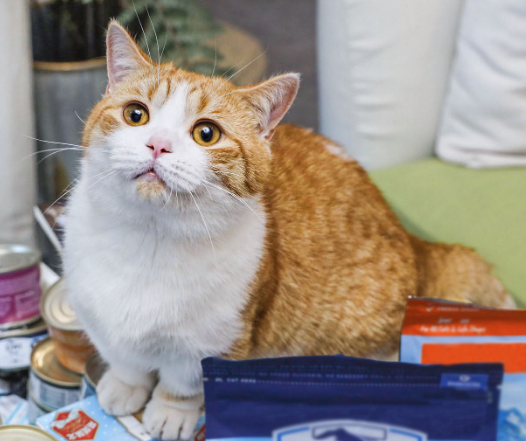
//> input picture pictures/zhupi.png, 526 x 441 px
$ ./Sobel   (built with g++ and OpenCV 4)
//> lines starting //> are read from the running program, lines starting //| are printed output that depends on the picture
#include <opencv2/opencv.hpp>
#include<opencv2/highgui/highgui.hpp>
#include<opencv2/imgproc/imgproc.hpp>

using namespace cv;
//-----------------------------------【main( )函数】--------------------------------------------
//            描述：控制台应用程序的入口函数，我们的程序从这里开始
//-----------------------------------------------------------------------------------------------
int main( )
{
    //【0】创建 grad_x 和 grad_y 矩阵
    Mat grad_x, grad_y;
    Mat abs_grad_x, abs_grad_y,dst;

    //【1】载入原始图
    Mat src = imread("../../pictures/zhupi.png");
//> src is the input picture: 441 rows x 526 cols, CV_8UC3; mean B, G, R 134.6, 141.4, 152
    if(!src.data){printf("读入图像错误！\n");return false;}

    //【2】显示原始图
    imshow("【原始图】sobel边缘检测", src);


    int ksize = 1;
    //【3】求 X方向梯度
    Sobel( src, grad_x, CV_16S, 1, 0, ksize, 1, 1, BORDER_DEFAULT );
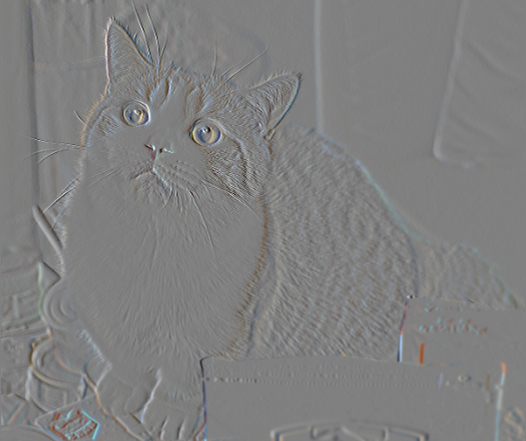
//> grad_x: 441 rows x 526 cols, CV_16SC3; mean B, G, R 0.9, 1, 1; drawn with min black and max white
    convertScaleAbs( grad_x, abs_grad_x );
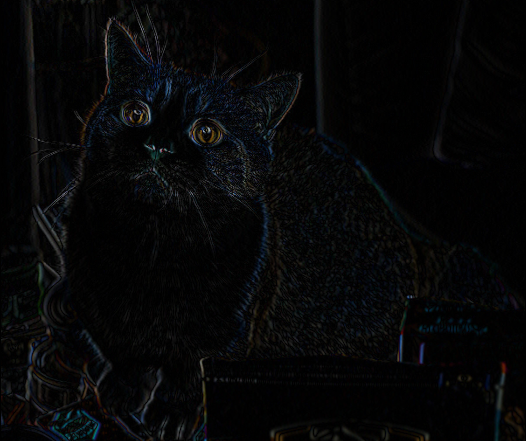
//> abs_grad_x: 441 rows x 526 cols, CV_8UC3; mean B, G, R 7.4, 6.9, 6.4
    imshow("【效果图】 X方向Sobel", abs_grad_x);

    //【4】求Y方向梯度
    Sobel( src, grad_y, CV_16S, 0, 1, ksize, 1, 1, BORDER_DEFAULT );
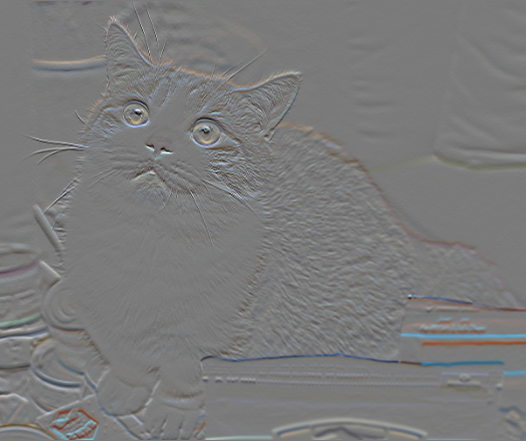
//> grad_y: 441 rows x 526 cols, CV_16SC3; mean B, G, R 1.2, 1, 1; drawn with min black and max white
    convertScaleAbs( grad_y, abs_grad_y );
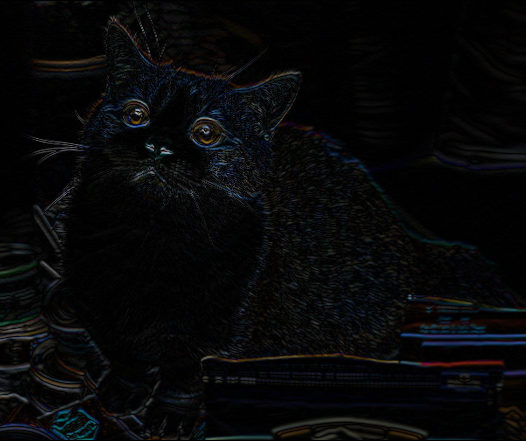
//> abs_grad_y: 441 rows x 526 cols, CV_8UC3; mean B, G, R 8.8, 7.9, 7.5
    imshow("【效果图】Y方向Sobel", abs_grad_y);

    //【5】合并梯度(近似)
    addWeighted( abs_grad_x, 0.5, abs_grad_y, 0.5, 0, dst );
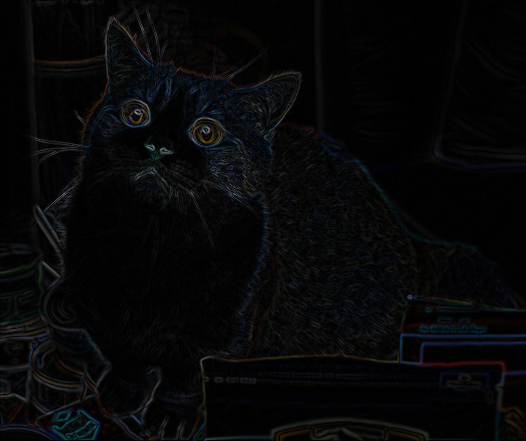
//> dst: 441 rows x 526 cols, CV_8UC3; mean B, G, R 8.1, 7.4, 6.9
    imshow("【效果图】整体方向Sobel", dst);

    waitKey(0);
    return 0;
}
